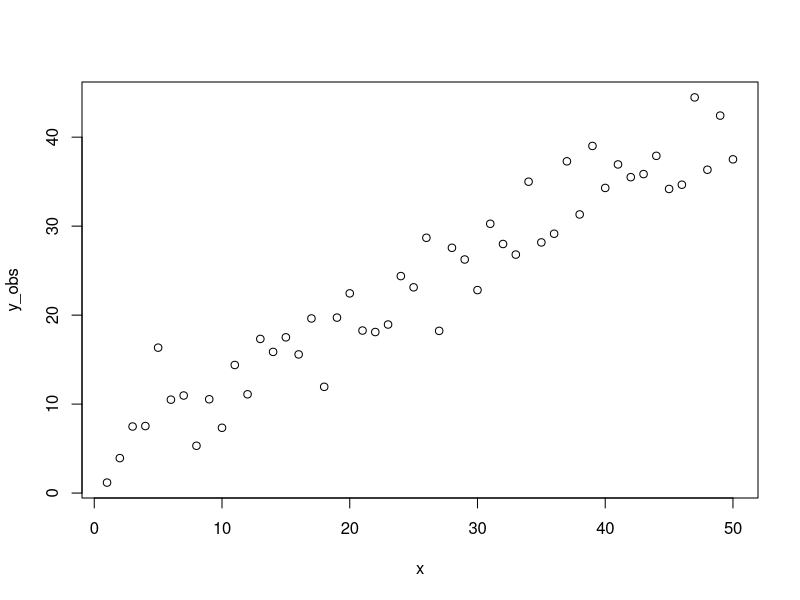

Write the R code that produced this figure.
#Homework 8 - Maximum Likelihood
#Authors: Jess, Ian, & Emily
#Date Submitted: 11/14/22

########  Q1  #####
#Simulate some data for a linear regression using the simple linear regression model. Make sigma large enough that it resembles “typical” ecological data when you plot it, but not so large that it completely obscures the relationship between x and y.
#Record your true beta_0, beta_1, and sigma here:
beta_0 <- 4
beta_1 <- 0.75
sigma <- 4

# Simulate data from set parameters with error
x <- 1:50
y_obs <- beta_0 + beta_1*x + rnorm(length(x), mean=0, sd=sigma)
plot(y_obs ~ x)

#Fit a linear regression model using lm() and do your typical checks of model assumptions that we went over in class.
mod <- lm(y_obs ~ x)

#Paste your estimated model coefficients and their 95% confidence intervals below:
summary(mod)
coef(mod)
confint(mod, level = 0.95)

#Are the coefficient estimates close to the true values?  Do the 95% confidence intervals cover the true values?
#yes the estimates are close and the true values fall within the confidence intervals. 

#Relevant functions: rnorm()



######  Q2  ######
#: Analyze the data generated in Q1 using the normal equation:Beta hat = (X^T X) ^-1 X^T y Paste your estimated model coefficients below.
X <- cbind(rep(1, length(x)), x) 

bhat <- solve(t(X)%*%X) %*% (t(X)%*%y_obs) 

#Are the coefficient estimates close to the true values?  
#Yes, they are the same the model in Q1

#Relevant functions: solve(), t()

#####   Q3     #####
#Analyze the data generated in Q1 using a grid search to minimize the sum of squared errors (no need to iterate more than twice):
#function going through y_obs, subtracting beta_0 + beta_1*x, squaring it, then sum all of them
#For a bunch of things around 4 and 0.75 

#Create possible range of slopes and intercepts to search through
slopes <- seq(from = 0.5, to = 1, length.out = 10)
intercepts <- seq(from = 0, to = 8, length.out = 10)
#Make empty matrix to save values to
grid1 <- matrix(data = NA, nrow = 10, ncol = 10)

#Create function to calc sum of squares
sumsq = function(y_obs, x, b0, b1) {
  y_exp = b0 + b1*x
  squares = ((y_obs - y_exp)^2)
  sums = sum(squares)
  return(sums)
}

for (i in 1:length(slopes)) {
  for (j in 1:length(intercepts)) {
    
    output = sumsq(y_obs = y_obs, x = x, b0 = intercepts[j], b1 = slopes[i])
    
    grid1[j,i] = output
  }
}

#AGAIN: reiterate closer to #s from first run
slopes2 <- seq(from = 0.7, to = 0.75, length.out = 10)
intercepts2 <- seq(from = 4, to = 5, length.out = 10)
grid2 <- matrix(data = NA, nrow = 10, ncol = 10)

for (i in 1:length(slopes2)) {
  for (j in 1:length(intercepts2)) {
    
    output = sumsq(y_obs = y_obs, x = x, b0 = intercepts2[j], b1 = slopes2[i])
    
    grid2[j,i] = output
  }
}

#Paste your estimated model coefficients below.
#Observed intercept = 4.22, slope = 0.7


##### Q4  #####
#Analyze the data generated in Q1 using a grid search to minimize the negative log likelihood (no need to iterate more than twice).  Note, there is a third parameter that you will need to estimate here: sigma
#Paste your estimated model coefficients below
y_pred <- beta_0 + beta_1*x

nloglike <- function(y_obs, y_pred, sigma){
  -sum(dnorm(x=y_obs, mean=y_pred, sd=sigma, log=T))
}

sigma = seq(from = 3, to = 5, length.out = 10)
results <- array(data=NA, dim=c(length(slopes), length(intercepts), length(sigma)), 
                   dimnames=list(slopes,intercepts, sigma))

for (i in 1:length(slopes)) {
  for (j in 1:length(intercepts)) {
    for (k in 1:length(sigma)) {
      output = nloglike(y_obs = y_obs, y_pred = y_pred, sigma = sigma)
      results[i,j,k] = output
    }
  }
}

#We tried these to extract answers, wierdly didn't work. 
#We're moving on - its Friday at 4:32 pm CST
var <- which(results == min(results), arr.ind = T)
var_coefs <- c(intercepts[var[1]], 
                   slopes[var[2]],
                   sigma[var[2]])
arrayInd(which.min(results), dim(results))

######  Q5   ######
#Analyze the data generated in Q1 using optim() to minimize the negative log likelihood.  Note, there is a third parameter that you will need to estimate here: sigma
#Paste your estimated model coefficients below.


#Did the numerical optimization algorithm converge?  How do you know?
#Did the numerical optimization algorithm find a global solution?  How do you know?
  

##### Q6  #####
#Plot a likelihood profile for the slope parameter while estimating the conditional MLEs of the intercept and sigma for each plotted value of the slope parameter (see p. 173 of Hilborn and Mangel)


##### Q7  #####
#Plot the joint likelihood surface for the intercept and slope parameters.  Is there evidence of confounding between these two parameters (i.e., a ridge rather than a mountain top)?



##### Q8   ######
#How different are the estimated coefficients from Q1, Q2, and Q5 and how do they compare to the true values?
